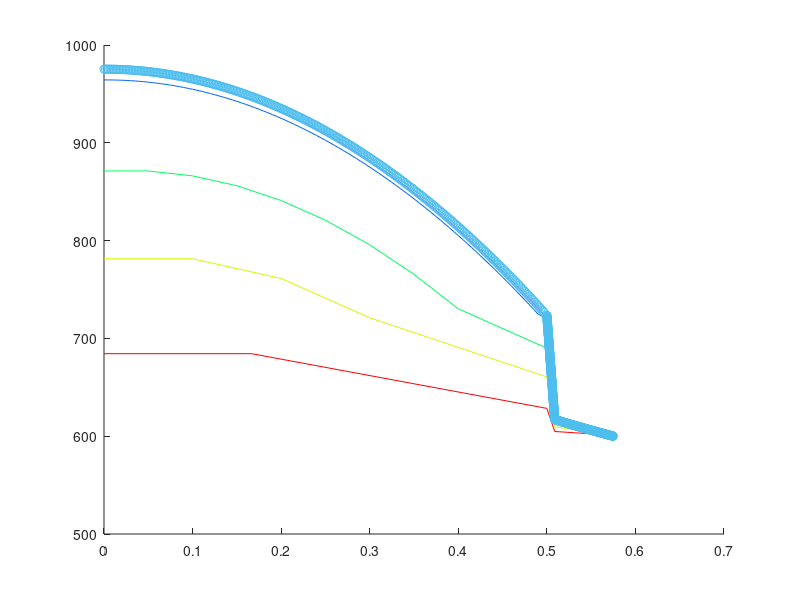

Source code (MATLAB): (Note: this script raises an error after producing the figure.)
%% 1D Fuel Temperature Analysis

% Alexander Swenson

% NE 411 HW 3

clear; clc; clf;

%% set up model 

nodes = [3, 5 ,10,100, 300];

for j = 1:length(nodes)

T_s = 600;              % clad surface temperature [K]
g = 145;       % generation in fuel [W/cc]
r_fuel = 0.5;           % fuel radius [cm]
r_void = 0;         % void caused by sintering [cm]
thick_gap = 0.0089;     % thickness gap [cm]
thick_clad = 0.066;     % thickness clad [cm]
r_gap = r_fuel + thick_gap;
r_clad = r_gap + thick_clad;

kf = .036;           % fuel conductivity [W/cm-K]
kg = 0.003;           % gap conductivity [W/cm-K]
kc = .13;            % clad conductivity [W/cm-K]

fuel_nodes = nodes(j);        % nodes for each region
gap_nodes = nodes(j);
clad_nodes = nodes(j);
total_nodes = fuel_nodes + gap_nodes + clad_nodes;

first_gap_node = fuel_nodes ;
first_clad_node = first_gap_node + gap_nodes;


bound_1 = fuel_nodes;
bound_2 = fuel_nodes + gap_nodes;

dr_fuel = (r_fuel-r_void)/fuel_nodes;
dr_gap = (r_gap - r_fuel)/gap_nodes;
dr_clad = (r_clad - r_gap)/clad_nodes;

r = zeros(total_nodes,1);


% define node points throughout the model

for i = 1:fuel_nodes+1
    r(i) = dr_fuel*(i-1) + r_void;
end

for i = first_gap_node:first_clad_node - 1;
    r(i) = dr_gap*(i-first_gap_node) + r_fuel;
end

for i = first_clad_node : total_nodes 
    r(i) = dr_clad*(i-first_clad_node) + r_gap;
end


%% set up node equations

node_coef = zeros(total_nodes,total_nodes);
b_nodes = zeros(total_nodes,1);

% adiabatic boundary condition at fuel centerline 

node_coef(1,1) = -1 - r(1)/dr_fuel;
node_coef(1,2) = 1 + r(1)/dr_fuel;
b_nodes(1) = -(g*r(1)*dr_fuel)/kf;

for i = 2:bound_1 - 1
    node_coef(i,i) = -1 - (2*r(i))/dr_fuel;
    node_coef(i,i+1)= 1+(r(i)/dr_fuel);
    node_coef(i,i-1) =  r(i)/dr_fuel;
    b_nodes(i) = -(g*r(i)*dr_fuel)/kf;
end 

% couple gap and fuel with two boundary conditions

% BC 1 (use conservation of heat flux to solve for T(n) in fuel


node_coef(bound_1,bound_1-1) = (r(bound_1))/(r(bound_1)-dr_fuel);         % T_n-1 coefficient
node_coef(bound_1,bound_1) = -((r(bound_1)/(r(bound_1)-dr_fuel))+((kg*dr_fuel*(r(bound_1)+dr_gap)*r(bound_1))/(kf*dr_gap*(r(bound_1)-dr_fuel)^2)));
node_coef(bound_1,bound_1+1) = (kg*dr_fuel*(r(bound_1)+dr_gap)*r(bound_1))/(kf*dr_gap*(r(bound_1)-dr_fuel)^2);
b_nodes(bound_1) = 0; 

for i = bound_1 + 1: bound_2 - 1
    
    node_coef(i,i) = -1 - (2*r(i))/dr_gap;
    node_coef(i,i+1)=  1+r(i)/dr_gap;
    node_coef(i,i-1) =  r(i)/dr_gap;
    b_nodes(i)=0;
end


% couple gap and fuel with two boundary conditions
% BC 1 (use conservation of heat flux to solve for T(n) in fuel


node_coef(bound_2,bound_2 -1) = r(bound_2)/(r(bound_2)-dr_gap);       % T_n-1 coefficient
node_coef(bound_2,bound_2) = -((r(bound_2)/(r(bound_2)-dr_gap)) + ((kc*dr_gap*(r(bound_2)+dr_clad)*r(bound_2))/(kg*dr_clad*(r(bound_2)-dr_gap)^2)));
node_coef(bound_2,bound_2+1) = (kc*dr_gap*(r(bound_2)+dr_clad)*r(bound_2))/(kg*dr_clad*(r(bound_2)-dr_gap)^2);

% clad nodes

for i = bound_2 + 1: total_nodes - 1
    node_coef(i,i) = -1 - (2*r(i))/dr_clad;
    node_coef(i,i+1)= 1+r(i)/dr_clad;
    node_coef(i,i-1) = r(i)/dr_clad;
end


% Surface Node
node_coef(total_nodes,total_nodes-1) = r(total_nodes)/dr_clad;
node_coef(total_nodes,total_nodes) = -1 - ((2*r(total_nodes))/dr_clad);
b_nodes(total_nodes) = -T_s*(1+r(total_nodes)/dr_clad);

%% Solve for Temperature Distribution
T = node_coef\b_nodes;
[V,D] = eig(node_coef);

%% Analytical 
T1 =  -.5*(((log(r_gap/r_clad)*g*kg*r_fuel^2)+r_fuel^2*g*log(r_fuel/r_gap)*kc-2*T_s*kc*kg)/(kc*kg));
T2 = -.5*((log(r_gap/r_clad)*r_fuel^2*g-2*kc*T_s)/(kc));
T_a = zeros(total_nodes,1);
for i = 1:total_nodes
    if i <= bound_1 
        T_a(i) = ((r_fuel^2-r(i)^2)*g)/(4*kf) + T1;
    elseif i > bound_1 && i <= bound_2
        T_a(i) = -((T2-T1)*log(r(i)))/(log(r_fuel/r_gap)) + (T2*log(r_fuel)-T1*log(r_gap))/log(r_fuel/r_gap);
    elseif i > bound_2
        T_a(i) = -((T_s-T2)*log(r(i)))/(log(r_gap/r_clad)) + (T_s*log(r_gap)-T2*log(r_clad))/log(r_gap/r_clad);
    end
end
%% Numerical Flux
q = zeros(total_nodes,1);
q(1) = 0;
 for i = 2:bound_1-1
     q(i) = -kf*(T(i+1) - T(i-1))/(2*dr_fuel);
 end
 
 for i = bound_1+1:bound_2-1
     q(i) = -kg*(T(i+1) - T(i-1))/(2*dr_gap);
 end
 
 for i = bound_2+1:total_nodes-1
     q(i) = -kc*(T(i+1) - T(i-1))/(2*dr_clad);
 end
 
 q(bound_1) = (q(bound_1-1)+q(bound_1+1))/2;
 q(bound_2) = (q(bound_2-1)+q(bound_2+1))/2;
 q(total_nodes) = q(total_nodes-1);
 
 %% Analytical Heat Flux
 q_a = zeros(total_nodes,1);
 
 for i = 2:total_nodes
    if i <= bound_1 
        q_a(i) = .5*g*r(i);
    elseif i > bound_1 && i <= bound_2
        q_a(i) = (kg*(T2-T1))/(r(i)*log(r_fuel/r_gap));
    elseif i > bound_2
        q_a(i) = (kc*(T_s-T2))/(r(i)*log(r_gap/r_clad));
    end
 end      

%% Error 
for i= 1:total_nodes
Error_T(i) = (abs(T(i) - T_a(i))/T_a(i))*100;
Error_q(i) = (abs(q(i) - q_a(i))/q_a(i))*100;
end
r_sv{j} = r;
T_sv{j} = T;
q_sv{j} = q;
Err_T_sv{j} = Error_T;
Err_q_sv{j} = Error_q;

end
%% Plotting

colorVec = hsv(length(nodes));
%Temp

figure(1)
hold on;
for i=1:length(nodes)
plot(cell2mat(r_sv(i)),cell2mat(T_sv(i)),'color', colorVec(i,:));
legend_info{i} = num2str(nodes(i));
end
plot(cell2mat(r_sv(length(nodes))),T_a,'-o')
legend(legend_info,'Analytical Solution')
title('1D Temperature Distribution')
xlabel('radius [cm]')
ylabel('temperature [K]')
hold off;

% Flux

figure(2)
hold on;
for i=1:length(nodes)
plot(cell2mat(r_sv(i)),cell2mat((q_sv(i))),'color', colorVec(i,:));
legend_info{i} = num2str(nodes(i));
end
plot(cell2mat(r_sv(length(nodes))),q_a,'-o')
legend(legend_info,'Analytical Solution')
title('1D Flux Distribution')
xlabel('radius [cm]')
ylabel('Flux [W/cm^2]')
hold off;

% Temperature Error

figure(3)
hold on;
for i=1:length(nodes)
plot(cell2mat(r_sv(i)),cell2mat((Err_T_sv(i))),'color', colorVec(i,:));
legend_info{i} = num2str(nodes(i));
end
legend(legend_info)
title('Temeperature Profile Error')
xlabel('radius [cm]')
ylabel('% error')
hold off;

% Flux Error 

figure(4)
hold on;
for i=1:length(nodes)
plot(cell2mat(r_sv(i)),cell2mat((Err_q_sv(i))),'color', colorVec(i,:));
legend_info{i} = num2str(nodes(i));
end
legend(legend_info)
title('Flux Profile Error')
xlabel('radius [cm]')
ylabel('% error')
hold off;









